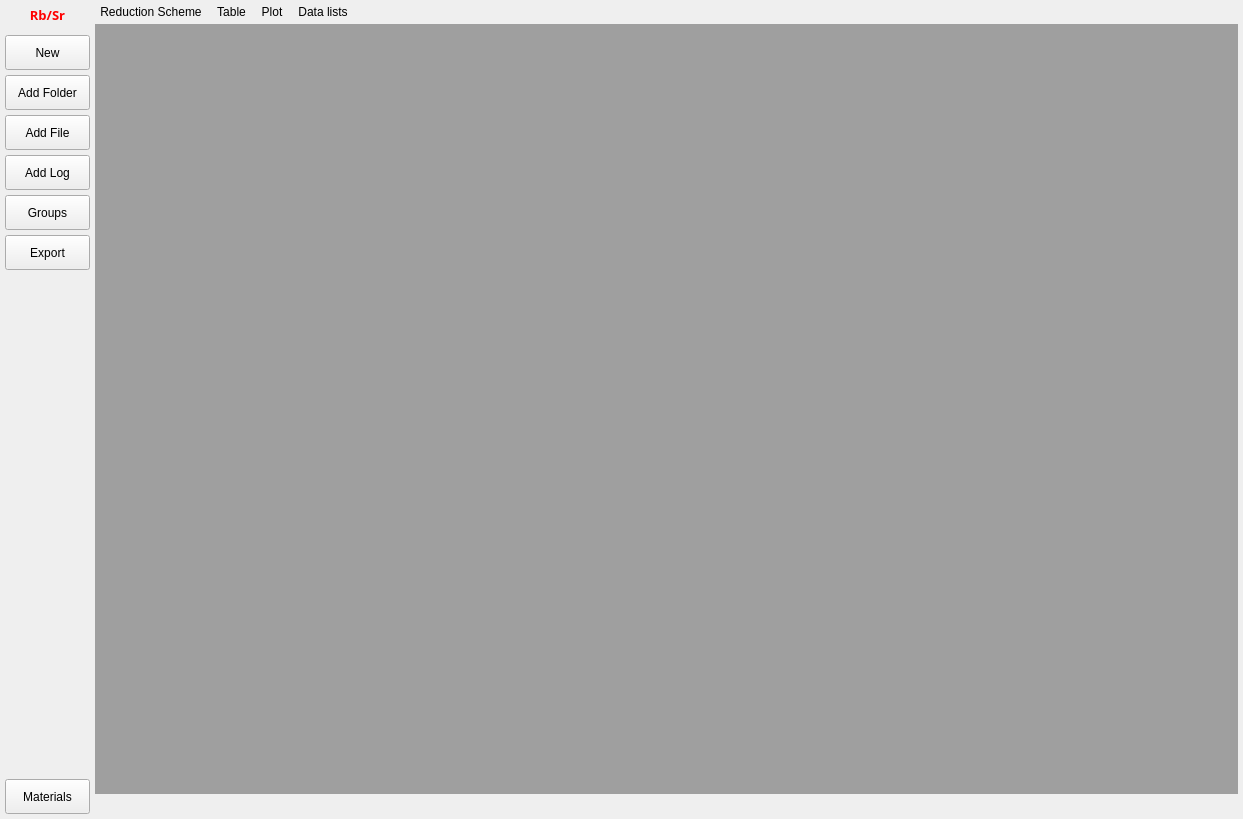
<?xml version="1.0" encoding="UTF-8"?>
<ui version="4.0">
 <class>MainWindow</class>
 <widget class="QMainWindow" name="MainWindow">
  <property name="geometry">
   <rect>
    <x>0</x>
    <y>0</y>
    <width>1243</width>
    <height>819</height>
   </rect>
  </property>
  <property name="windowTitle">
   <string>MainWindow</string>
  </property>
  <widget class="QWidget" name="bgApp">
   <layout class="QHBoxLayout" name="horizontalLayout">
    <property name="spacing">
     <number>0</number>
    </property>
    <property name="leftMargin">
     <number>0</number>
    </property>
    <property name="topMargin">
     <number>0</number>
    </property>
    <property name="rightMargin">
     <number>0</number>
    </property>
    <property name="bottomMargin">
     <number>0</number>
    </property>
    <item>
     <widget class="QFrame" name="leftMenuBg">
      <property name="minimumSize">
       <size>
        <width>95</width>
        <height>0</height>
       </size>
      </property>
      <property name="maximumSize">
       <size>
        <width>95</width>
        <height>16777215</height>
       </size>
      </property>
      <property name="frameShape">
       <enum>QFrame::NoFrame</enum>
      </property>
      <property name="frameShadow">
       <enum>QFrame::Raised</enum>
      </property>
      <layout class="QVBoxLayout" name="verticalLayout">
       <property name="spacing">
        <number>0</number>
       </property>
       <property name="leftMargin">
        <number>0</number>
       </property>
       <property name="topMargin">
        <number>0</number>
       </property>
       <property name="rightMargin">
        <number>0</number>
       </property>
       <property name="bottomMargin">
        <number>0</number>
       </property>
       <item>
        <widget class="QFrame" name="topLogoBg">
         <property name="minimumSize">
          <size>
           <width>0</width>
           <height>30</height>
          </size>
         </property>
         <property name="maximumSize">
          <size>
           <width>16777215</width>
           <height>30</height>
          </size>
         </property>
         <property name="frameShape">
          <enum>QFrame::NoFrame</enum>
         </property>
         <property name="frameShadow">
          <enum>QFrame::Raised</enum>
         </property>
         <layout class="QVBoxLayout" name="verticalLayout_10">
          <property name="spacing">
           <number>0</number>
          </property>
          <property name="leftMargin">
           <number>0</number>
          </property>
          <property name="topMargin">
           <number>0</number>
          </property>
          <property name="rightMargin">
           <number>0</number>
          </property>
          <property name="bottomMargin">
           <number>0</number>
          </property>
          <item>
           <widget class="QLabel" name="infoLogo">
            <property name="font">
             <font>
              <family>Arial Rounded MT Bold</family>
              <pointsize>10</pointsize>
              <weight>75</weight>
              <bold>true</bold>
             </font>
            </property>
            <property name="styleSheet">
             <string notr="true">color: rgb(255, 0, 0);</string>
            </property>
            <property name="text">
             <string>Rb/Sr</string>
            </property>
            <property name="alignment">
             <set>Qt::AlignCenter</set>
            </property>
           </widget>
          </item>
         </layout>
        </widget>
       </item>
       <item>
        <widget class="QFrame" name="leftMenuButtonsBg">
         <property name="frameShape">
          <enum>QFrame::NoFrame</enum>
         </property>
         <property name="frameShadow">
          <enum>QFrame::Raised</enum>
         </property>
         <layout class="QVBoxLayout" name="verticalLayout_3">
          <property name="spacing">
           <number>5</number>
          </property>
          <property name="leftMargin">
           <number>5</number>
          </property>
          <property name="topMargin">
           <number>5</number>
          </property>
          <property name="rightMargin">
           <number>5</number>
          </property>
          <property name="bottomMargin">
           <number>5</number>
          </property>
          <item>
           <widget class="QPushButton" name="btn_new">
            <property name="minimumSize">
             <size>
              <width>0</width>
              <height>35</height>
             </size>
            </property>
            <property name="cursor">
             <cursorShape>PointingHandCursor</cursorShape>
            </property>
            <property name="text">
             <string>New</string>
            </property>
           </widget>
          </item>
          <item>
           <widget class="QPushButton" name="btn_add">
            <property name="minimumSize">
             <size>
              <width>0</width>
              <height>35</height>
             </size>
            </property>
            <property name="cursor">
             <cursorShape>PointingHandCursor</cursorShape>
            </property>
            <property name="text">
             <string>Add Folder</string>
            </property>
           </widget>
          </item>
          <item>
           <widget class="QPushButton" name="btn_addfile">
            <property name="minimumSize">
             <size>
              <width>0</width>
              <height>35</height>
             </size>
            </property>
            <property name="cursor">
             <cursorShape>PointingHandCursor</cursorShape>
            </property>
            <property name="text">
             <string>Add File</string>
            </property>
           </widget>
          </item>
          <item>
           <widget class="QPushButton" name="btn_log">
            <property name="minimumSize">
             <size>
              <width>0</width>
              <height>35</height>
             </size>
            </property>
            <property name="cursor">
             <cursorShape>PointingHandCursor</cursorShape>
            </property>
            <property name="text">
             <string>Add Log</string>
            </property>
           </widget>
          </item>
          <item>
           <widget class="QPushButton" name="btn_groups">
            <property name="minimumSize">
             <size>
              <width>0</width>
              <height>35</height>
             </size>
            </property>
            <property name="cursor">
             <cursorShape>PointingHandCursor</cursorShape>
            </property>
            <property name="text">
             <string>Groups</string>
            </property>
           </widget>
          </item>
          <item>
           <widget class="QPushButton" name="btn_export">
            <property name="minimumSize">
             <size>
              <width>0</width>
              <height>35</height>
             </size>
            </property>
            <property name="cursor">
             <cursorShape>PointingHandCursor</cursorShape>
            </property>
            <property name="text">
             <string>Export</string>
            </property>
           </widget>
          </item>
          <item>
           <spacer name="verticalSpacer">
            <property name="orientation">
             <enum>Qt::Vertical</enum>
            </property>
            <property name="sizeHint" stdset="0">
             <size>
              <width>20</width>
              <height>40</height>
             </size>
            </property>
           </spacer>
          </item>
          <item>
           <widget class="QPushButton" name="btn_RM">
            <property name="minimumSize">
             <size>
              <width>0</width>
              <height>35</height>
             </size>
            </property>
            <property name="cursor">
             <cursorShape>PointingHandCursor</cursorShape>
            </property>
            <property name="text">
             <string>Materials</string>
            </property>
           </widget>
          </item>
         </layout>
        </widget>
       </item>
      </layout>
     </widget>
    </item>
    <item>
     <widget class="QFrame" name="contentBg">
      <property name="frameShape">
       <enum>QFrame::NoFrame</enum>
      </property>
      <property name="frameShadow">
       <enum>QFrame::Raised</enum>
      </property>
      <layout class="QVBoxLayout" name="verticalLayout_2">
       <property name="spacing">
        <number>0</number>
       </property>
       <property name="leftMargin">
        <number>0</number>
       </property>
       <property name="topMargin">
        <number>0</number>
       </property>
       <property name="rightMargin">
        <number>0</number>
       </property>
       <property name="bottomMargin">
        <number>0</number>
       </property>
       <item>
        <widget class="QFrame" name="toolBarBg">
         <property name="maximumSize">
          <size>
           <width>16777215</width>
           <height>30</height>
          </size>
         </property>
         <property name="styleSheet">
          <string notr="true">QPushButton {
	background-color: transparent;
	border: none;
}
QPushButton:hover {
	background-color: rgb(208, 208, 208);
	border: none;
}
QPushButton:pressed {
	background-color: transparent;
	border: none;
}</string>
         </property>
         <property name="frameShape">
          <enum>QFrame::NoFrame</enum>
         </property>
         <property name="frameShadow">
          <enum>QFrame::Raised</enum>
         </property>
         <layout class="QHBoxLayout" name="horizontalLayout_2">
          <property name="spacing">
           <number>15</number>
          </property>
          <property name="leftMargin">
           <number>5</number>
          </property>
          <property name="topMargin">
           <number>2</number>
          </property>
          <property name="rightMargin">
           <number>2</number>
          </property>
          <property name="bottomMargin">
           <number>2</number>
          </property>
          <item>
           <widget class="QPushButton" name="btn_scheme">
            <property name="cursor">
             <cursorShape>PointingHandCursor</cursorShape>
            </property>
            <property name="text">
             <string>Reduction Scheme</string>
            </property>
           </widget>
          </item>
          <item>
           <widget class="QPushButton" name="btn_table">
            <property name="cursor">
             <cursorShape>PointingHandCursor</cursorShape>
            </property>
            <property name="text">
             <string>Table</string>
            </property>
           </widget>
          </item>
          <item>
           <widget class="QPushButton" name="btn_plot">
            <property name="cursor">
             <cursorShape>PointingHandCursor</cursorShape>
            </property>
            <property name="text">
             <string>Plot</string>
            </property>
           </widget>
          </item>
          <item>
           <widget class="QPushButton" name="btn_lists">
            <property name="cursor">
             <cursorShape>PointingHandCursor</cursorShape>
            </property>
            <property name="text">
             <string>Data lists</string>
            </property>
           </widget>
          </item>
          <item>
           <spacer name="horizontalSpacer">
            <property name="orientation">
             <enum>Qt::Horizontal</enum>
            </property>
            <property name="sizeHint" stdset="0">
             <size>
              <width>520</width>
              <height>20</height>
             </size>
            </property>
           </spacer>
          </item>
         </layout>
        </widget>
       </item>
       <item>
        <widget class="QFrame" name="contentBottomBg">
         <property name="frameShape">
          <enum>QFrame::NoFrame</enum>
         </property>
         <property name="frameShadow">
          <enum>QFrame::Raised</enum>
         </property>
         <layout class="QVBoxLayout" name="verticalLayout_4">
          <property name="spacing">
           <number>0</number>
          </property>
          <property name="leftMargin">
           <number>0</number>
          </property>
          <property name="topMargin">
           <number>0</number>
          </property>
          <property name="rightMargin">
           <number>5</number>
          </property>
          <property name="bottomMargin">
           <number>5</number>
          </property>
          <item>
           <widget class="QMdiArea" name="mdiArea">
            <property name="activationOrder">
             <enum>QMdiArea::StackingOrder</enum>
            </property>
            <widget class="QWidget" name="subwindowScheme">
             <property name="minimumSize">
              <size>
               <width>310</width>
               <height>0</height>
              </size>
             </property>
             <property name="maximumSize">
              <size>
               <width>310</width>
               <height>16777215</height>
              </size>
             </property>
             <property name="windowTitle">
              <string>Reduction Scheme</string>
             </property>
             <layout class="QVBoxLayout" name="verticalLayout_5">
              <property name="spacing">
               <number>8</number>
              </property>
              <property name="leftMargin">
               <number>5</number>
              </property>
              <property name="topMargin">
               <number>5</number>
              </property>
              <property name="rightMargin">
               <number>5</number>
              </property>
              <property name="bottomMargin">
               <number>5</number>
              </property>
              <item>
               <layout class="QHBoxLayout" name="horizontalLayout_3">
                <item>
                 <widget class="QLabel" name="label">
                  <property name="cursor">
                   <cursorShape>ArrowCursor</cursorShape>
                  </property>
                  <property name="text">
                   <string>Reaction gas:</string>
                  </property>
                 </widget>
                </item>
                <item>
                 <widget class="QComboBox" name="comboBoxGas">
                  <property name="cursor">
                   <cursorShape>PointingHandCursor</cursorShape>
                  </property>
                  <item>
                   <property name="text">
                    <string>SF6</string>
                   </property>
                  </item>
                  <item>
                   <property name="text">
                    <string>N2O</string>
                   </property>
                  </item>
                  <item>
                   <property name="text">
                    <string>O2</string>
                   </property>
                  </item>
                 </widget>
                </item>
               </layout>
              </item>
              <item>
               <widget class="Line" name="line">
                <property name="orientation">
                 <enum>Qt::Horizontal</enum>
                </property>
               </widget>
              </item>
              <item>
               <widget class="QLabel" name="label_2">
                <property name="text">
                 <string>1) Background subtraction</string>
                </property>
               </widget>
              </item>
              <item>
               <widget class="QLabel" name="label_3">
                <property name="cursor">
                 <cursorShape>ArrowCursor</cursorShape>
                </property>
                <property name="text">
                 <string>2) 87Rb calculation</string>
                </property>
               </widget>
              </item>
              <item>
               <widget class="QLabel" name="label_4">
                <property name="cursor">
                 <cursorShape>ArrowCursor</cursorShape>
                </property>
                <property name="text">
                 <string>3) Raw ratios calculation</string>
                </property>
               </widget>
              </item>
              <item>
               <widget class="QCheckBox" name="checkBox_fractionation">
                <property name="cursor">
                 <cursorShape>PointingHandCursor</cursorShape>
                </property>
                <property name="text">
                 <string>4) Rb/Sr fractionation correction</string>
                </property>
                <property name="checked">
                 <bool>true</bool>
                </property>
               </widget>
              </item>
              <item>
               <layout class="QHBoxLayout" name="horizontalLayout_4">
                <item alignment="Qt::AlignLeft">
                 <widget class="QLabel" name="label_5">
                  <property name="cursor">
                   <cursorShape>ArrowCursor</cursorShape>
                  </property>
                  <property name="text">
                   <string>Method:</string>
                  </property>
                 </widget>
                </item>
                <item alignment="Qt::AlignLeft">
                 <widget class="QComboBox" name="comboBox_fractionation">
                  <property name="minimumSize">
                   <size>
                    <width>135</width>
                    <height>0</height>
                   </size>
                  </property>
                  <property name="cursor">
                   <cursorShape>PointingHandCursor</cursorShape>
                  </property>
                  <item>
                   <property name="text">
                    <string>Linear</string>
                   </property>
                  </item>
                  <item>
                   <property name="text">
                    <string>Smoothing spline</string>
                   </property>
                  </item>
                  <item>
                   <property name="text">
                    <string>Exponential</string>
                   </property>
                  </item>
                  <item>
                   <property name="text">
                    <string>Linear+exponential</string>
                   </property>
                  </item>
                 </widget>
                </item>
               </layout>
              </item>
              <item>
               <widget class="QCheckBox" name="checkBox_massBias">
                <property name="cursor">
                 <cursorShape>PointingHandCursor</cursorShape>
                </property>
                <property name="text">
                 <string>5) Internal mass bias correction</string>
                </property>
                <property name="checked">
                 <bool>true</bool>
                </property>
               </widget>
              </item>
              <item>
               <widget class="QCheckBox" name="checkBox_drift">
                <property name="cursor">
                 <cursorShape>PointingHandCursor</cursorShape>
                </property>
                <property name="text">
                 <string>6) Drift + External mass bias correction</string>
                </property>
                <property name="checked">
                 <bool>true</bool>
                </property>
               </widget>
              </item>
              <item>
               <layout class="QHBoxLayout" name="horizontalLayout_5">
                <item alignment="Qt::AlignLeft">
                 <widget class="QLabel" name="label_6">
                  <property name="cursor">
                   <cursorShape>ArrowCursor</cursorShape>
                  </property>
                  <property name="text">
                   <string>Method:</string>
                  </property>
                 </widget>
                </item>
                <item alignment="Qt::AlignLeft">
                 <widget class="QComboBox" name="comboBox_drift">
                  <property name="minimumSize">
                   <size>
                    <width>135</width>
                    <height>0</height>
                   </size>
                  </property>
                  <property name="cursor">
                   <cursorShape>PointingHandCursor</cursorShape>
                  </property>
                  <item>
                   <property name="text">
                    <string>Average</string>
                   </property>
                  </item>
                  <item>
                   <property name="text">
                    <string>Polynomial</string>
                   </property>
                  </item>
                  <item>
                   <property name="text">
                    <string>Smoothing spline</string>
                   </property>
                  </item>
                 </widget>
                </item>
               </layout>
              </item>
              <item>
               <layout class="QHBoxLayout" name="horizontalLayout_6">
                <item alignment="Qt::AlignLeft">
                 <widget class="QLabel" name="label_7">
                  <property name="text">
                   <string>Reference Material:</string>
                  </property>
                 </widget>
                </item>
                <item alignment="Qt::AlignLeft">
                 <widget class="QComboBox" name="comboBox_rm">
                  <property name="minimumSize">
                   <size>
                    <width>135</width>
                    <height>0</height>
                   </size>
                  </property>
                  <property name="cursor">
                   <cursorShape>PointingHandCursor</cursorShape>
                  </property>
                 </widget>
                </item>
               </layout>
              </item>
              <item>
               <widget class="QCheckBox" name="checkBox_matrix">
                <property name="text">
                 <string>7) Matrix correction</string>
                </property>
                <property name="checked">
                 <bool>true</bool>
                </property>
               </widget>
              </item>
              <item>
               <layout class="QHBoxLayout" name="horizontalLayout_11">
                <item alignment="Qt::AlignLeft">
                 <widget class="QLabel" name="label_10">
                  <property name="text">
                   <string>Reference Material:</string>
                  </property>
                 </widget>
                </item>
                <item alignment="Qt::AlignLeft">
                 <widget class="QComboBox" name="comboBox_rm2">
                  <property name="minimumSize">
                   <size>
                    <width>135</width>
                    <height>0</height>
                   </size>
                  </property>
                 </widget>
                </item>
               </layout>
              </item>
              <item>
               <spacer name="verticalSpacer_2">
                <property name="orientation">
                 <enum>Qt::Vertical</enum>
                </property>
                <property name="sizeHint" stdset="0">
                 <size>
                  <width>20</width>
                  <height>40</height>
                 </size>
                </property>
               </spacer>
              </item>
              <item>
               <widget class="QPushButton" name="btn_run">
                <property name="minimumSize">
                 <size>
                  <width>0</width>
                  <height>30</height>
                 </size>
                </property>
                <property name="maximumSize">
                 <size>
                  <width>16777215</width>
                  <height>30</height>
                 </size>
                </property>
                <property name="font">
                 <font>
                  <weight>75</weight>
                  <bold>true</bold>
                 </font>
                </property>
                <property name="cursor">
                 <cursorShape>PointingHandCursor</cursorShape>
                </property>
                <property name="styleSheet">
                 <string notr="true">background-color: rgb(255, 0, 0);
color: rgb(255, 255, 255)</string>
                </property>
                <property name="text">
                 <string>Run Scheme</string>
                </property>
               </widget>
              </item>
             </layout>
            </widget>
            <widget class="QWidget" name="subwindowTable">
             <property name="windowTitle">
              <string>Table</string>
             </property>
             <layout class="QVBoxLayout" name="verticalLayout_6">
              <property name="spacing">
               <number>5</number>
              </property>
              <property name="leftMargin">
               <number>5</number>
              </property>
              <property name="topMargin">
               <number>5</number>
              </property>
              <property name="rightMargin">
               <number>5</number>
              </property>
              <property name="bottomMargin">
               <number>5</number>
              </property>
              <item>
               <layout class="QHBoxLayout" name="horizontalLayout_7">
                <item>
                 <widget class="QFrame" name="singleModeBkg">
                  <property name="minimumSize">
                   <size>
                    <width>0</width>
                    <height>0</height>
                   </size>
                  </property>
                  <property name="frameShape">
                   <enum>QFrame::Box</enum>
                  </property>
                  <property name="frameShadow">
                   <enum>QFrame::Raised</enum>
                  </property>
                  <layout class="QHBoxLayout" name="layoutSingle">
                   <property name="spacing">
                    <number>10</number>
                   </property>
                   <property name="leftMargin">
                    <number>5</number>
                   </property>
                   <property name="topMargin">
                    <number>5</number>
                   </property>
                   <property name="rightMargin">
                    <number>5</number>
                   </property>
                   <property name="bottomMargin">
                    <number>5</number>
                   </property>
                   <item>
                    <widget class="QLabel" name="label_11">
                     <property name="font">
                      <font>
                       <weight>50</weight>
                       <bold>false</bold>
                      </font>
                     </property>
                     <property name="text">
                      <string>Single selections:</string>
                     </property>
                    </widget>
                   </item>
                   <item>
                    <widget class="QCheckBox" name="checkBox_all">
                     <property name="cursor">
                      <cursorShape>PointingHandCursor</cursorShape>
                     </property>
                     <property name="text">
                      <string>All</string>
                     </property>
                     <property name="checked">
                      <bool>true</bool>
                     </property>
                    </widget>
                   </item>
                   <item>
                    <widget class="QCheckBox" name="checkBox_rawRatios">
                     <property name="cursor">
                      <cursorShape>PointingHandCursor</cursorShape>
                     </property>
                     <property name="text">
                      <string>Raw ratios</string>
                     </property>
                     <property name="checked">
                      <bool>false</bool>
                     </property>
                    </widget>
                   </item>
                   <item>
                    <widget class="QCheckBox" name="checkBox_corrRatios">
                     <property name="cursor">
                      <cursorShape>PointingHandCursor</cursorShape>
                     </property>
                     <property name="text">
                      <string>Corrected ratios</string>
                     </property>
                    </widget>
                   </item>
                  </layout>
                 </widget>
                </item>
                <item>
                 <widget class="QFrame" name="allModeBkg">
                  <property name="frameShape">
                   <enum>QFrame::Box</enum>
                  </property>
                  <property name="frameShadow">
                   <enum>QFrame::Raised</enum>
                  </property>
                  <layout class="QHBoxLayout" name="layoutAll">
                   <property name="spacing">
                    <number>10</number>
                   </property>
                   <property name="leftMargin">
                    <number>5</number>
                   </property>
                   <property name="topMargin">
                    <number>5</number>
                   </property>
                   <property name="rightMargin">
                    <number>5</number>
                   </property>
                   <property name="bottomMargin">
                    <number>5</number>
                   </property>
                   <item>
                    <widget class="QLabel" name="label_12">
                     <property name="font">
                      <font>
                       <weight>50</weight>
                       <bold>false</bold>
                      </font>
                     </property>
                     <property name="text">
                      <string>All data:</string>
                     </property>
                    </widget>
                   </item>
                   <item>
                    <widget class="QCheckBox" name="checkBox_results">
                     <property name="cursor">
                      <cursorShape>PointingHandCursor</cursorShape>
                     </property>
                     <property name="text">
                      <string>Results</string>
                     </property>
                    </widget>
                   </item>
                   <item>
                    <widget class="QCheckBox" name="checkBox_convertionRate">
                     <property name="cursor">
                      <cursorShape>PointingHandCursor</cursorShape>
                     </property>
                     <property name="text">
                      <string>Convertion rate</string>
                     </property>
                    </widget>
                   </item>
                   <item>
                    <widget class="QCheckBox" name="checkBox_dfIndex">
                     <property name="cursor">
                      <cursorShape>PointingHandCursor</cursorShape>
                     </property>
                     <property name="text">
                      <string>DF index</string>
                     </property>
                    </widget>
                   </item>
                  </layout>
                 </widget>
                </item>
                <item>
                 <spacer name="horizontalSpacer_6">
                  <property name="orientation">
                   <enum>Qt::Horizontal</enum>
                  </property>
                  <property name="sizeHint" stdset="0">
                   <size>
                    <width>40</width>
                    <height>20</height>
                   </size>
                  </property>
                 </spacer>
                </item>
               </layout>
              </item>
              <item>
               <widget class="QTableWidget" name="tableWidget"/>
              </item>
             </layout>
            </widget>
            <widget class="QWidget" name="subwindowPlot">
             <property name="windowTitle">
              <string>Plot</string>
             </property>
             <layout class="QVBoxLayout" name="verticalLayout_7">
              <property name="spacing">
               <number>0</number>
              </property>
              <property name="leftMargin">
               <number>5</number>
              </property>
              <property name="topMargin">
               <number>5</number>
              </property>
              <property name="rightMargin">
               <number>5</number>
              </property>
              <property name="bottomMargin">
               <number>5</number>
              </property>
              <item>
               <widget class="PlotWidget" name="graphicsView">
                <property name="cursor" stdset="0">
                 <cursorShape>ArrowCursor</cursorShape>
                </property>
               </widget>
              </item>
             </layout>
            </widget>
            <widget class="QWidget" name="subwindowLists">
             <property name="windowTitle">
              <string>Data lists</string>
             </property>
             <layout class="QHBoxLayout" name="horizontalLayout_10">
              <property name="spacing">
               <number>5</number>
              </property>
              <property name="leftMargin">
               <number>5</number>
              </property>
              <property name="topMargin">
               <number>5</number>
              </property>
              <property name="rightMargin">
               <number>5</number>
              </property>
              <property name="bottomMargin">
               <number>5</number>
              </property>
              <item>
               <layout class="QVBoxLayout" name="verticalLayout_8">
                <item>
                 <layout class="QHBoxLayout" name="horizontalLayout_8">
                  <item>
                   <spacer name="horizontalSpacer_3">
                    <property name="orientation">
                     <enum>Qt::Horizontal</enum>
                    </property>
                    <property name="sizeHint" stdset="0">
                     <size>
                      <width>40</width>
                      <height>20</height>
                     </size>
                    </property>
                   </spacer>
                  </item>
                  <item>
                   <widget class="QLabel" name="label_8">
                    <property name="cursor">
                     <cursorShape>ArrowCursor</cursorShape>
                    </property>
                    <property name="text">
                     <string>Spot Analysis</string>
                    </property>
                    <property name="alignment">
                     <set>Qt::AlignCenter</set>
                    </property>
                   </widget>
                  </item>
                  <item>
                   <widget class="QCheckBox" name="runSelectionMode">
                    <property name="enabled">
                     <bool>false</bool>
                    </property>
                    <property name="cursor">
                     <cursorShape>PointingHandCursor</cursorShape>
                    </property>
                    <property name="toolTip">
                     <string>Multi selection mode</string>
                    </property>
                    <property name="text">
                     <string/>
                    </property>
                    <property name="checked">
                     <bool>true</bool>
                    </property>
                   </widget>
                  </item>
                  <item>
                   <spacer name="horizontalSpacer_2">
                    <property name="orientation">
                     <enum>Qt::Horizontal</enum>
                    </property>
                    <property name="sizeHint" stdset="0">
                     <size>
                      <width>40</width>
                      <height>20</height>
                     </size>
                    </property>
                   </spacer>
                  </item>
                 </layout>
                </item>
                <item>
                 <widget class="QListWidget" name="listWidget_names">
                  <property name="minimumSize">
                   <size>
                    <width>150</width>
                    <height>0</height>
                   </size>
                  </property>
                  <property name="cursor" stdset="0">
                   <cursorShape>PointingHandCursor</cursorShape>
                  </property>
                  <property name="selectionMode">
                   <enum>QAbstractItemView::MultiSelection</enum>
                  </property>
                 </widget>
                </item>
               </layout>
              </item>
              <item>
               <layout class="QVBoxLayout" name="verticalLayout_9">
                <item>
                 <layout class="QHBoxLayout" name="horizontalLayout_9">
                  <item>
                   <spacer name="horizontalSpacer_4">
                    <property name="orientation">
                     <enum>Qt::Horizontal</enum>
                    </property>
                    <property name="sizeHint" stdset="0">
                     <size>
                      <width>40</width>
                      <height>20</height>
                     </size>
                    </property>
                   </spacer>
                  </item>
                  <item>
                   <widget class="QLabel" name="label_9">
                    <property name="cursor">
                     <cursorShape>ArrowCursor</cursorShape>
                    </property>
                    <property name="text">
                     <string>Masses &amp; Ratios</string>
                    </property>
                    <property name="alignment">
                     <set>Qt::AlignCenter</set>
                    </property>
                   </widget>
                  </item>
                  <item>
                   <widget class="QCheckBox" name="massSelectionMode">
                    <property name="cursor">
                     <cursorShape>PointingHandCursor</cursorShape>
                    </property>
                    <property name="toolTip">
                     <string>Multi selection mode</string>
                    </property>
                    <property name="text">
                     <string/>
                    </property>
                   </widget>
                  </item>
                  <item>
                   <spacer name="horizontalSpacer_5">
                    <property name="orientation">
                     <enum>Qt::Horizontal</enum>
                    </property>
                    <property name="sizeHint" stdset="0">
                     <size>
                      <width>40</width>
                      <height>20</height>
                     </size>
                    </property>
                   </spacer>
                  </item>
                 </layout>
                </item>
                <item>
                 <widget class="QListWidget" name="listWidget_masses">
                  <property name="minimumSize">
                   <size>
                    <width>150</width>
                    <height>0</height>
                   </size>
                  </property>
                  <property name="cursor" stdset="0">
                   <cursorShape>PointingHandCursor</cursorShape>
                  </property>
                 </widget>
                </item>
               </layout>
              </item>
             </layout>
            </widget>
           </widget>
          </item>
          <item>
           <widget class="QFrame" name="frameStatus">
            <property name="minimumSize">
             <size>
              <width>0</width>
              <height>0</height>
             </size>
            </property>
            <property name="frameShape">
             <enum>QFrame::NoFrame</enum>
            </property>
            <property name="frameShadow">
             <enum>QFrame::Raised</enum>
            </property>
            <layout class="QVBoxLayout" name="verticalLayout_11">
             <property name="spacing">
              <number>0</number>
             </property>
             <property name="leftMargin">
              <number>0</number>
             </property>
             <property name="topMargin">
              <number>0</number>
             </property>
             <property name="rightMargin">
              <number>0</number>
             </property>
             <property name="bottomMargin">
              <number>0</number>
             </property>
             <item>
              <widget class="QLabel" name="labelStatus">
               <property name="minimumSize">
                <size>
                 <width>0</width>
                 <height>20</height>
                </size>
               </property>
               <property name="maximumSize">
                <size>
                 <width>16777215</width>
                 <height>20</height>
                </size>
               </property>
               <property name="frameShape">
                <enum>QFrame::NoFrame</enum>
               </property>
               <property name="text">
                <string>&lt;html&gt;&lt;head/&gt;&lt;body&gt;&lt;p&gt;&lt;br/&gt;&lt;/p&gt;&lt;/body&gt;&lt;/html&gt;</string>
               </property>
               <property name="alignment">
                <set>Qt::AlignCenter</set>
               </property>
              </widget>
             </item>
            </layout>
           </widget>
          </item>
         </layout>
        </widget>
       </item>
      </layout>
     </widget>
    </item>
   </layout>
  </widget>
 </widget>
 <customwidgets>
  <customwidget>
   <class>PlotWidget</class>
   <extends>QGraphicsView</extends>
   <header>pyqtgraph</header>
  </customwidget>
 </customwidgets>
 <resources/>
 <connections/>
</ui>
